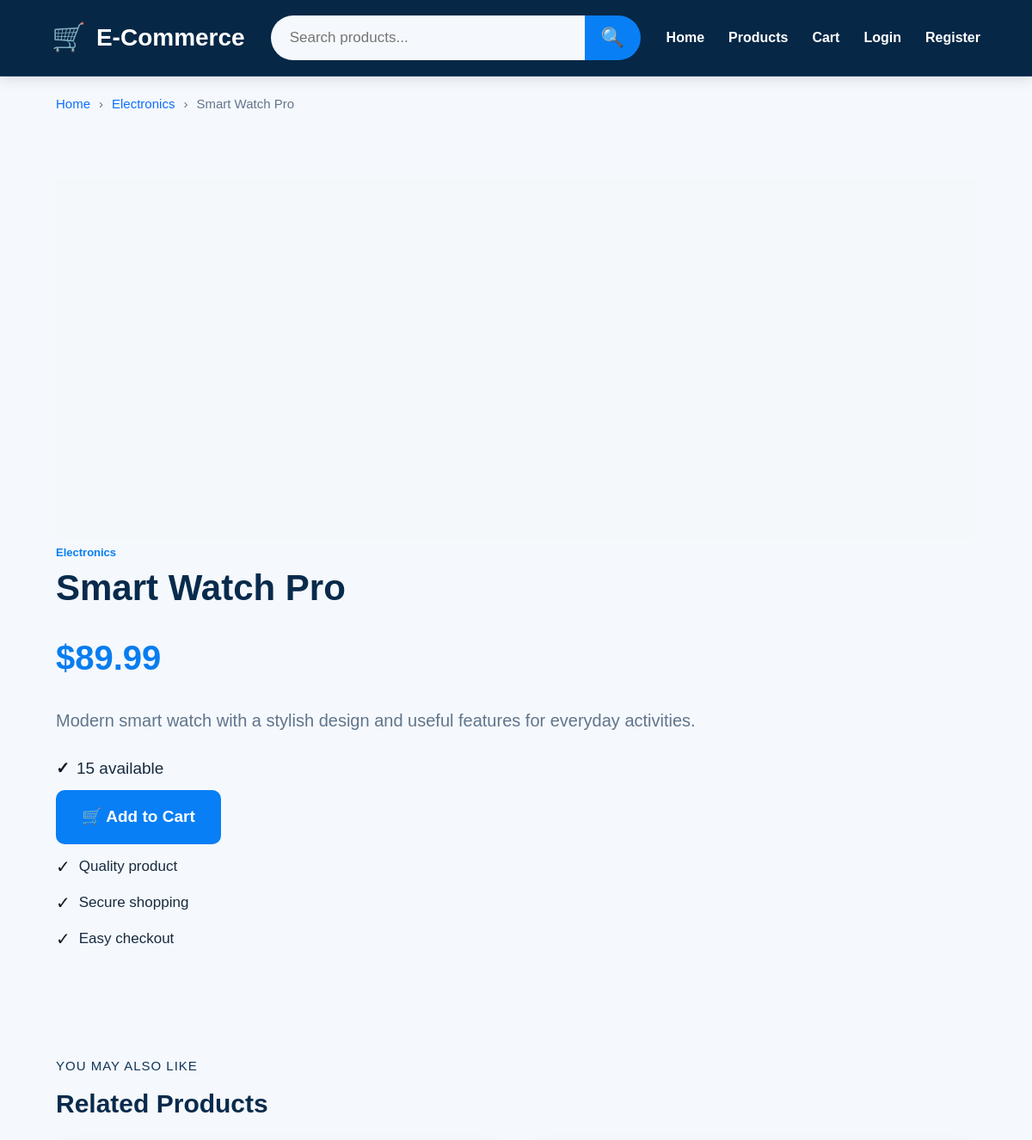
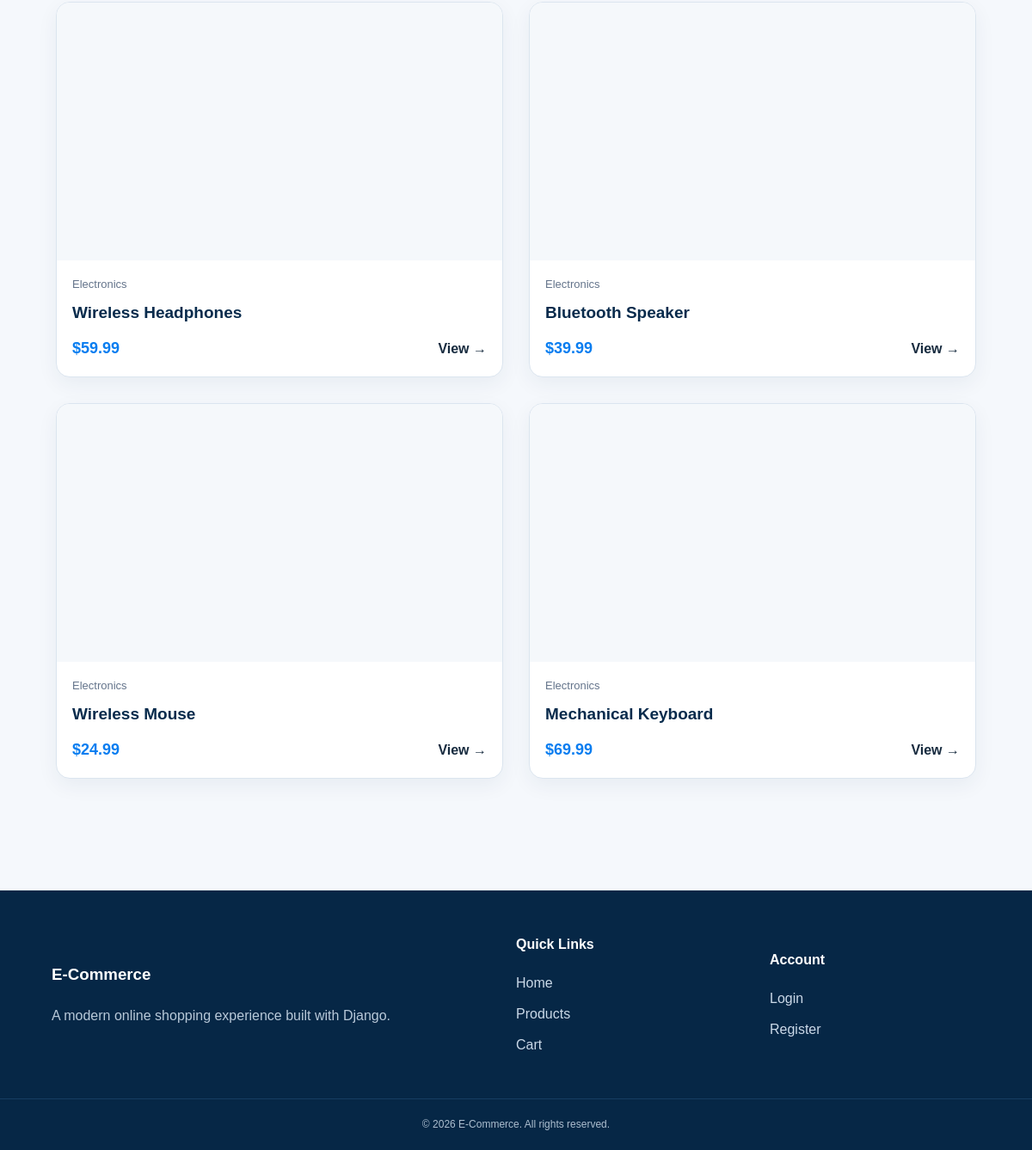
Screenshot of /products/2/ with the database file from the repository (2 pictures, top to bottom).
### store/models.py (models this page shows, shortened)
class Product(models.Model):
    name = models.CharField(
        max_length=200
    )
    description = models.TextField()
    price = models.DecimalField(
        max_digits=10,
        decimal_places=2
    )
    stock = models.PositiveIntegerField(
        default=0
    )
    image = CloudinaryField(
        "image",
        blank=True,
        null=True
    )
    category = models.ForeignKey(
        Category,
        on_delete=models.SET_NULL,
        null=True,
        blank=True,
        related_name="products"
    )
    created_at = models.DateTimeField(
        auto_now_add=True
    )

class Category(models.Model):
    name = models.CharField(
        max_length=100
    )
    description = models.TextField(
        blank=True
    )

### store/views.py (the view)
def product_detail(request, pk):
    product = get_object_or_404(Product, pk=pk)
    related_products = Product.objects.filter(
        category=product.category
    ).exclude(
        id=product.id
    )[:4]
    _, _, cart_count = get_cart_items(request)
    return render(
        request,
        "product_detail.html",
        {
            "product": product,
            "related_products": related_products,
            "cart_count": cart_count,
        },
    )

### store/views.py (called while the page is built, shortened)
def get_cart(request):
    return request.session.get("cart", {})

def get_cart_items(request):
    cart = get_cart(request)
    items = []
    total = Decimal("0.00")
    cart_count = 0
    return items, total, cart_count

### store/templates/product_detail.html (shortened to what this page needs)
{% extends "base.html" %}
{% block content %}
<div class="product-detail-page">
    <div class="breadcrumb">
        <a href="{% url 'home' %}">Home</a>
        <span>›</span>
        {% if product.category %}
            <a href="{% url 'category_products' product.category.id %}">
                {{ product.category.name }}
            </a>
            <span>›</span>
        {% endif %}
        <span>{{ product.name }}</span>
    </div>
    <section class="product-detail">
        <div class="product-detail-image">
        </div>
        <div class="product-detail-info">
            {% if product.category %}
                <a
                    href="{% url 'category_products' product.category.id %}"
                    class="product-category"
                >
                    {{ product.category.name }}
                </a>
            {% endif %}
            <h1>{{ product.name }}</h1>
            <div class="product-detail-price">
                ${{ product.price }}
            </div>
            <p class="product-detail-description">
                {{ product.description }}
            </p>
            <div class="stock-status">
                {% if product.stock > 0 %}
                    <span class="stock-check">✓</span>
                    <span>{{ product.stock }} available</span>
                {% else %}
                    <span class="out-stock">✕</span>
                    <span>Out of stock</span>
                {% endif %}
            </div>
            {% if product.stock > 0 %}
                <a
                    href="{% url 'add_to_cart' product.id %}"
                    class="add-cart-detail"
                >
                    🛒 Add to Cart
                </a>
            {% endif %}
            <div class="product-benefits">
                <div>
                    <span>✓</span>
                    <p>Quality product</p>
                </div>
                <div>
                    <span>✓</span>
                    <p>Secure shopping</p>
                </div>
                <div>
                    <span>✓</span>
                    <p>Easy checkout</p>
                </div>
            </div>
        </div>
    </section>
    {% if related_products %}
    <section class="related-section">
        <p class="related-label">
            YOU MAY ALSO LIKE
        </p>
        <h2>
            Related Products
        </h2>
        <div class="related-grid">
            {% for related in related_products %}
            <article class="related-card">
                <a href="{% url 'product_detail' related.id %}">
                    <div class="related-image">
                    </div>
                </a>
                <div class="related-content">
                    {% if related.category %}
                        <div class="related-category">
                            {{ related.category.name }}
                        </div>
                    {% endif %}
                    <h3>
                        {{ related.name }}
                    </h3>
                    <div class="related-bottom">
                        <strong>
                            ${{ related.price }}
                        </strong>
                        <a href="{% url 'product_detail' related.id %}">
                            View →
                        </a>
                    </div>
                </div>
            </article>
            {% endfor %}
        </div>
    </section>
    {% endif %}
</div>
{% endblock %}

### store/templates/base.html (shortened to what this page needs)
{% load static %}
<!DOCTYPE html>
<html lang="en">
<head>
    <link
        rel="stylesheet"
        href="{% static 'style.css' %}"
    >
</head>
<body>
<header class="site-header">
    <div class="header-container">
        <a
            href="{% url 'home' %}"
            class="site-logo"
        >
            <span class="logo-icon">🛒</span>
            <span>E-Commerce</span>
        </a>
        <form
            action="{% url 'product_list' %}"
            method="GET"
            class="header-search"
        >
            <input
                type="text"
                name="q"
                value="{{ query|default:'' }}"
                placeholder="Search products..."
            >
            <button type="submit">
                🔍
            </button>
        </form>
        <nav class="main-navigation">
            <a href="{% url 'home' %}">
                Home
            </a>
            <a href="{% url 'product_list' %}">
                Products
            </a>
            <a
                href="{% url 'cart' %}"
                class="cart-link"
            >
                Cart
            </a>
            {% if user.is_authenticated %}
                <a href="{% url 'my_orders' %}">
                    Orders
                </a>
                <a href="{% url 'logout' %}">
                    Logout
                </a>
            {% else %}
                <a href="{% url 'login' %}">
                    Login
                </a>
                <a href="{% url 'register' %}">
                    Register
                </a>
            {% endif %}
        </nav>
    </div>
</header>
<main class="main-content">
    {% block content %}
    {% endblock %}
</main>
<footer class="site-footer">
    <div class="footer-container">
        <div class="footer-column">
            <h3>
                E-Commerce
            </h3>
            <p>
                A modern online shopping experience
                built with Django.
            </p>
        </div>
        <div class="footer-column">
            <h4>
                Quick Links
            </h4>
            <a href="{% url 'home' %}">
                Home
            </a>
            <a href="{% url 'product_list' %}">
                Products
            </a>
            <a href="{% url 'cart' %}">
                Cart
            </a>
        </div>
        <div class="footer-column">
            <h4>
                Account
            </h4>
            {% if user.is_authenticated %}
                <a href="{% url 'my_orders' %}">
                    My Orders
                </a>
                <a href="{% url 'logout' %}">
                    Logout
                </a>
            {% else %}
                <a href="{% url 'login' %}">
                    Login
                </a>
                <a href="{% url 'register' %}">
                    Register
                </a>
            {% endif %}
        </div>
    </div>
    <div class="footer-bottom">
        © 2026 E-Commerce. All rights reserved.
    </div>
</footer>
</body>
</html>

### rows the page displays
Product: category.name "Electronics", name "Smart Watch Pro", price "89.99", description "Modern smart watch with a stylish design and useful features for everyday activities.", stock "15"
Product: category.name "Electronics", name "Wireless Headphones", price "59.99"
Product: category.name "Electronics", name "Bluetooth Speaker", price "39.99"
Product: category.name "Electronics", name "Wireless Mouse", price "24.99"
Product: category.name "Electronics", name "Mechanical Keyboard", price "69.99"
